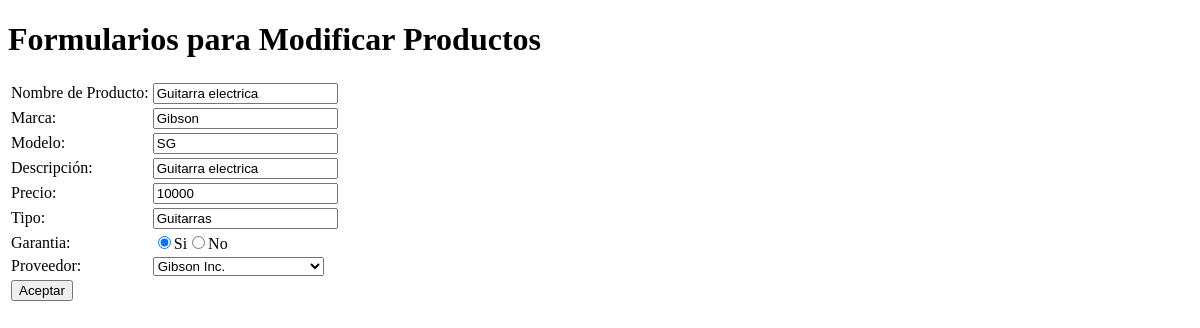
Page /formupdate/view/edit_producto.php?id=12 (signed in) on the earlier database version.
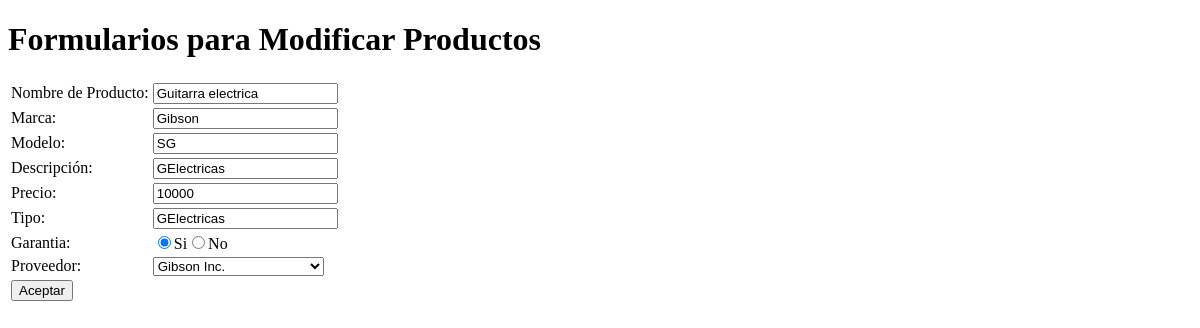
Same page on the later database version.
### tables this page shows
CREATE TABLE IF NOT EXISTS `productos` (
  `idproductos` int(11) NOT NULL AUTO_INCREMENT,
  `productosNombre` varchar(45) NOT NULL,
  `productosMarca` varchar(45) NOT NULL,
  `productosModelo` varchar(45) NOT NULL,
  `productosDescripcion` varchar(60) NOT NULL,
  `productosPrecio` double NOT NULL,
  `productosTipo` varchar(45) NOT NULL,
  `productosGarantia` tinyint(1) NOT NULL,
  `proveedor_idproveedor` int(11) NOT NULL,
  PRIMARY KEY (`idproductos`,`proveedor_idproveedor`),
  UNIQUE KEY `idproductos_UNIQUE` (`idproductos`),
  KEY `fk_productos_proveedor_idx` (`proveedor_idproveedor`)
);

### formupdate/lib/edit_lib.php (called while the page is built, shortened)
<?php
function selectProductoConID($idProducto)
{
	$sql = "SELECT *
			FROM productos WHERE idproductos = '$idProducto'";
		$producto = null;
		$result = mysql_query($sql);
		while ($row=mysql_fetch_object($result)){
			$producto = $row;
		}
		return $producto;
}
?>

### formulario/lib/formularios_lib.php (called while the page is built, shortened)
<?php
function drop_proveedores(){
$sql= "SELECT idproveedor, proveedorNombre
	FROM  proveedor " ;
	 	$proveedores= array();
		$result= mysql_query($sql);
		$i= 0;
		while ($row=mysql_fetch_object($result)){
			$proveedores[$i]= $row;
			$i++;
		}
		return $proveedores;
}
?>

### formupdate/view/edit_producto.php (the view, shortened to what this page needs)
<?php
require_once("../lib/edit_lib.php");
require_once('../../formulario/lib/formularios_lib.php');
$prodModif= selectProductoConID($_GET['id']);
?>
<!DOCTYPE html>
<html lang='es'>
<html>
<head>
<body>
	<h1>Formularios para Modificar Productos</h1>
	<table>
		<form name='UpdateProductos' action="../action/save_productosEdit.php" method='post' accept-charset='utf-8'>
			<tr><td>Nombre de Producto:</td><td>
				<input type='text' name='nombre' value=<?php echo "'".$prodModif->productosNombre."'"?>/></td></tr>
			<tr><td>Marca:</td><td>
				<input type='text' name='marca' value=<?php echo "'".$prodModif->productosMarca."'"?>/></td></tr>
			<tr><td>Modelo:</td><td>
				<input type='text' name='modelo' value=<?php echo "'".$prodModif->productosModelo."'"?>/></td></tr>
			<tr><td>Descripci&oacute;n:</td><td>
				<input type='text' name='descripcion' value=<?php echo "'".$prodModif->productosDescripcion."'"?>/></td></tr>
			<tr><td>Precio:</td><td><input type='text' name='precio' value=<?php echo "'".$prodModif->productosPrecio."'"?>/></td></tr>
			<tr><td>Tipo:</td><td><input type='text' name='tipo' value=<?php echo "'".$prodModif->productosTipo."'"?>/></td></tr>
			<tr><td>Garantia:</td>
				<?php
				if($prodModif->productosGarantia == 1){
				echo "<td><input type='radio' name='garantia' value='1' checked/>Si";
				echo "<input type='radio' name='garantia' value='0' />No</td>";
				} elseif ($prodModif->productosGarantia == 0){
					echo "<td><input type='radio' name='garantia' value='1'/>Si";
				echo "<input type='radio' name='garantia' value='0' checked/>No</td>";
				}else{
					echo "<td><input type='radio' name='garantia' value='1'/>Si";
				echo "<input type='radio' name='garantia' value='0' />No</td>";
				}
				?>
			</tr>
			<tr><td>Proveedor:</td><td>
				<select name='proveedor'>
					<?php
					$pro = drop_proveedores();
					foreach($pro as $key =>$prv){
						if ($prv->idproveedor == $prodModif->proveedor_idproveedor){
							echo "<option value ='{$prv->idproveedor}' selected>{$prv->proveedorNombre}</option>";}
						else{
							echo "<option value ='{$prv->idproveedor}'>{$prv->proveedorNombre}</option>";}
					}
					?>
				</select>
				</td>
			</tr>
			<tr><td><input type='submit'value='Aceptar'/></td></tr>
		</form>
	</table>
</body>

Differences in the rows shown:
changed productos "Guitarra electrica": descripcion "Guitarra electrica" → "GElectricas"; tipo "Guitarras" → "GElectricas"
